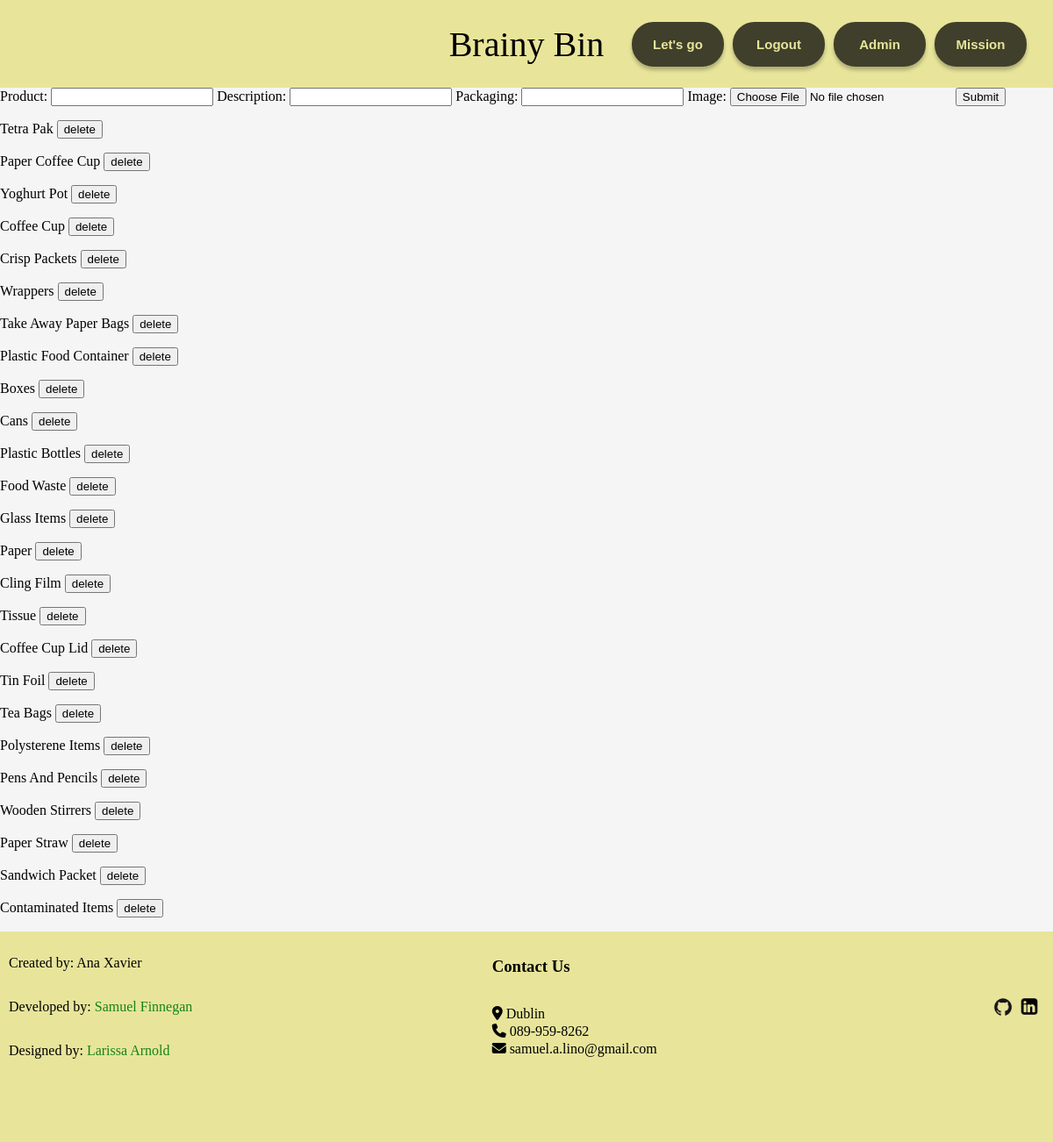
The page /admin (signed in) on the database its author committed.
### models.py (models this page shows)
class BaseModel(Model):
    class Meta:
        database = products_db

class Product(BaseModel):
    name = CharField(index=True)
    trigger = CharField()
    pack = CharField()
    bin = CharField()

### main.py (the view, shortened to what this page needs)
@app.route("/admin", methods=["GET", "POST"])
def admin_page(title="admin"):
    if "user" in session:
        products = Product.select()
        return render_template("admin_page.html", title=title, prods=products)
    else:
        flash("You must be logged in")
        return redirect(url_for("log_in"))

### templates/admin_page.html (shortened to what this page needs)
{% extends "base.html" %}
{% block content %}
<div class="out_ad_container">
<div class="login_form_container">
    <form class="form" method="post" enctype=multipart/form-data>
        <label for="product">Product: </label>
        <input type="text" name="product">
        <label for="description">Description: </label>
        <input type="text" name="description">
        <label for="packaging">Packaging: </label>
        <input type="text" name="packaging">
        <label for="image">Image: </label>
        <input type="file" name="image">
        <input type="submit" name="add_product" id="add_product">
    </form>
</div>
<div class="a_p_container">
    {% for product in prods %}
    <form class="update_form" method="post">
        <label for="delete_product">{{product.name}}</label>
        <input type="submit" id="delete_product" name="delete" value="delete">
    </form>
    {% endfor %}
</div>
</div>
{% endblock %}

### templates/base.html (shortened to what this page needs)
<html>
<head>
    <link rel="stylesheet" type="text/css" href="{{ url_for('static', filename='styles/base.css') }}" />
    <link rel="stylesheet" type="text/css" href="{{ url_for('static', filename='styles/home.css') }}" />
    <link rel="stylesheet" type="text/css" href="{{ url_for('static', filename='styles/index.css') }}" />
    <link rel="stylesheet" type="text/css" href="{{ url_for('static', filename='styles/mission.css') }}" />
</head>
<body>
    <div class="content">
    <nav>
        <div class="nav_name">
            <a href="/">
                <h1>Brainy Bin</h1>
            </a>
        </div>
        {% if "user" in session %}
        <ul class="nav_bar">
            <li>
                <a href="/home">
                    <div class="nav_bar_links">
                    Let's go
                    </div>
                </a>
            </li>
            <li>
                <a href="/logout">
                    <div class="nav_bar_links">Logout</div>
                </a>
            </li>
            <li>
                <a href="/admin">
                    <div class="nav_bar_links">Admin</div>
                </a>
            </li>
            <li>
                <a href="/">
                    <div class="nav_bar_links">Mission</div>
                </a>
            </li>
        </ul>
        {% endif %}
    </nav>
    {% block content %}
    {% endblock %}
   <footer>
    <div class="footer_container">
        <div class="footer_names">
            <div class="p_container">
                <p>Created by: Ana Xavier</p>
            </div>
            <div class="p_container">
                <p>Developed by: <a href="https://www.samuel-lino-finnegan-portfolio.com/">Samuel Finnegan</a></p>
            </div>
            <div class="p_container">
                <p>Designed by: <a href="http://larissaarnold.com/">Larissa Arnold</a></p>
            </div>
        </div>
        <div class="contact">
            <h3>Contact Us</h3>
            <ul class="list-unstyled">
              <li><i class="fa fa-map-marker"></i> Dublin</li>
              <li><i class="fa fa-phone"></i> 089-959-8262</li>
              <li><i class="fa fa-envelope"></i> samuel.a.lino@gmail.com</li>
            </ul>
          </div>
        <div class="footer_icons">
            <ul>
                <li> <a target="blanc" href="https://github.com/SamLinoFinnegan"><img src="../static/images/github.png" alt="github"></a></li>
                <li> <a target="blanc" href="https://linkedin.com/in/samuel-finnegan-b11944ab"><img src="../static/images/linkedin.png" alt="linkedin"></a></li>
            </ul>
        </div>
    </div>
   </footer>
</div>
</body>
</html>

### static/styles/base.css (style rules this page uses)
body { padding: 0; margin: 0; background-color: #F5F5F5; }
nav { position: relative; height: 100px; background: #E8E59B; align-items: center; text-align: center; display: flex; justify-content: center; }
.nav_name h1 { font-family: 'Fraunces 120pt'; font-style: normal; font-weight: 300; font-size: 40px; line-height: 49px; color: #000000; }
.nav_bar { position: absolute; right: 10px; display: flex; justify-content: flex-end; padding: 10px; margin: 0; }
.nav_bar_links { display: flex; justify-content: center; align-items: center; text-align: center; width: 101px; height: 47px; margin-right: 10px; background: #403F2B; border: 2px solid #403F2B; box-shadow: 0px 4px 4px rgba(0, 0, 0, 0.25); border-radius: 25px; font-family: 'Helvetica'; font-style: normal; font-weight: 700; font-size: 15px; line-height: 17px; color: #E8E59B; }
.nav_bar li { list-style: none; }
footer { height: 220px; padding: 10px; background: #E8E59B; }
.footer_names,.contact ,.footer_icons { display:flex; justify-content: space-between; flex-direction: column; }
.p_container a { color: rgb(23, 131, 23); }
.footer_container { display: flex; justify-content: space-between; align-items:center; }
.footer_icons li, .list-unstyled li { list-style: none; }
.list-unstyled { padding-left:0; }
.list-unstyled li { padding-bottom: 2px; }
.footer_icons ul li a { align-items: center; width: 30px; height: 30px; }
.footer_icons ul li a img { width:100%; height: 100%; object-fit: contain; }
.footer_icons ul { width: 60px; display: flex; justify-content: space-between; }

### static/styles/home.css (style rules this page uses)
a { text-decoration: none; }

### rows shown on the page
Product: name "Tetra Pak"
Product: name "Paper Coffee Cup"
Product: name "Yoghurt Pot"
Product: name "Coffee Cup"
Product: name "Crisp Packets"
Product: name "Wrappers"
Product: name "Take Away Paper Bags"
Product: name "Plastic Food Container"
Product: name "Boxes"
Product: name "Cans"
Product: name "Plastic Bottles"
Product: name "Food Waste"
Product: name "Glass Items"
Product: name "Paper"
Product: name "Cling Film"
Product: name "Tissue"
Product: name "Coffee Cup Lid"
Product: name "Tin Foil"
Product: name "Tea Bags"
Product: name "Polysterene Items"
Product: name "Pens And Pencils"
Product: name "Wooden Stirrers"
Product: name "Paper Straw"
Product: name "Sandwich Packet"
Product: name "Contaminated Items"
